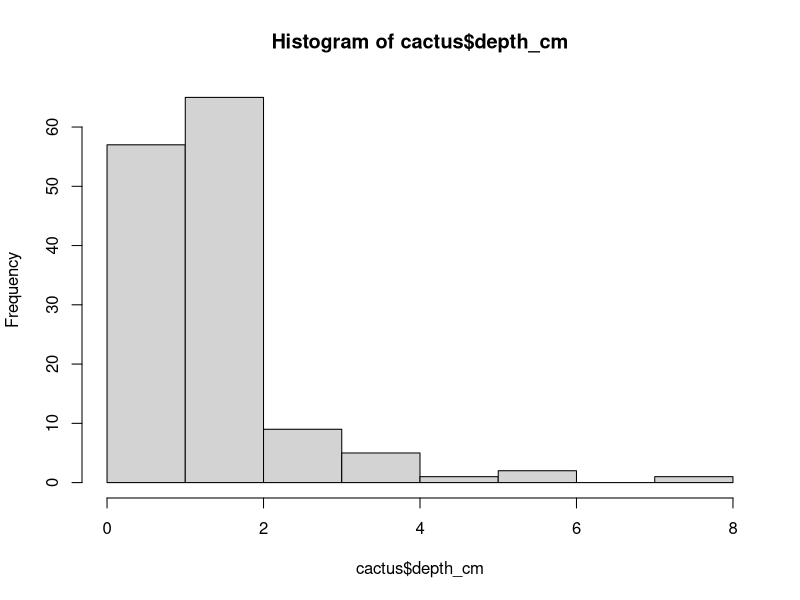

Recreate this plot in R.
## ---- chunk 1
knitr::opts_chunk$set(echo = FALSE)
## ---- chunk 2
counts <- c(63, 69, 60, 65, NA, 68, 61, 70, 61, 59, 64, 69, 63, 63, 72, 65, 64, 70, 63, 65)
## ---- chunk 3
mean(counts)
## ---- chunk 4
mean(counts, na.rm = TRUE)
## ---- chunk 5
counts[counts < 66]
## ---- chunk 6
pet_names <- c("Mystery", "Hazel", "Spud", "Pancho")
pet_names
## ---- chunk 7
pet_names[3]
## ---- chunk 8
pet_names[pet_names == "Spud"]
## ---- chunk 9
cactus <- read.csv("../data_raw/CactusData.csv")
## ---- chunk 10
head(cactus)
## ---- chunk 11
mean(cactus$length_cm, na.rm = TRUE)
## ---- chunk 12
round(mean(cactus$length_cm, na.rm = TRUE), digits = 1)
## ---- chunk 13
hist(cactus$depth_cm)
## ---- chunk 14
cactus[cactus$spines == "N", 5]
## ---- chunk 15
ficus <- cactus[cactus$species == "Opuntia ficus-indica", ]
head(ficus, 10)
engel <- cactus[cactus$species == "Opuntia engelmannii", ]
head(engel, 10)
## ---- chunk 16
mean_ficus <- mean(ficus$width_cm, na.rm = TRUE)
mean_ficus
mean_engel <- mean(engel$width_cm, na.rm = TRUE)
mean_engel
## ---- chunk 17
sd_ficus <- sd(ficus$width_cm, na.rm = TRUE)
sd_ficus
sd_engel <- sd(engel$width_cm, na.rm = TRUE)
sd_engel
